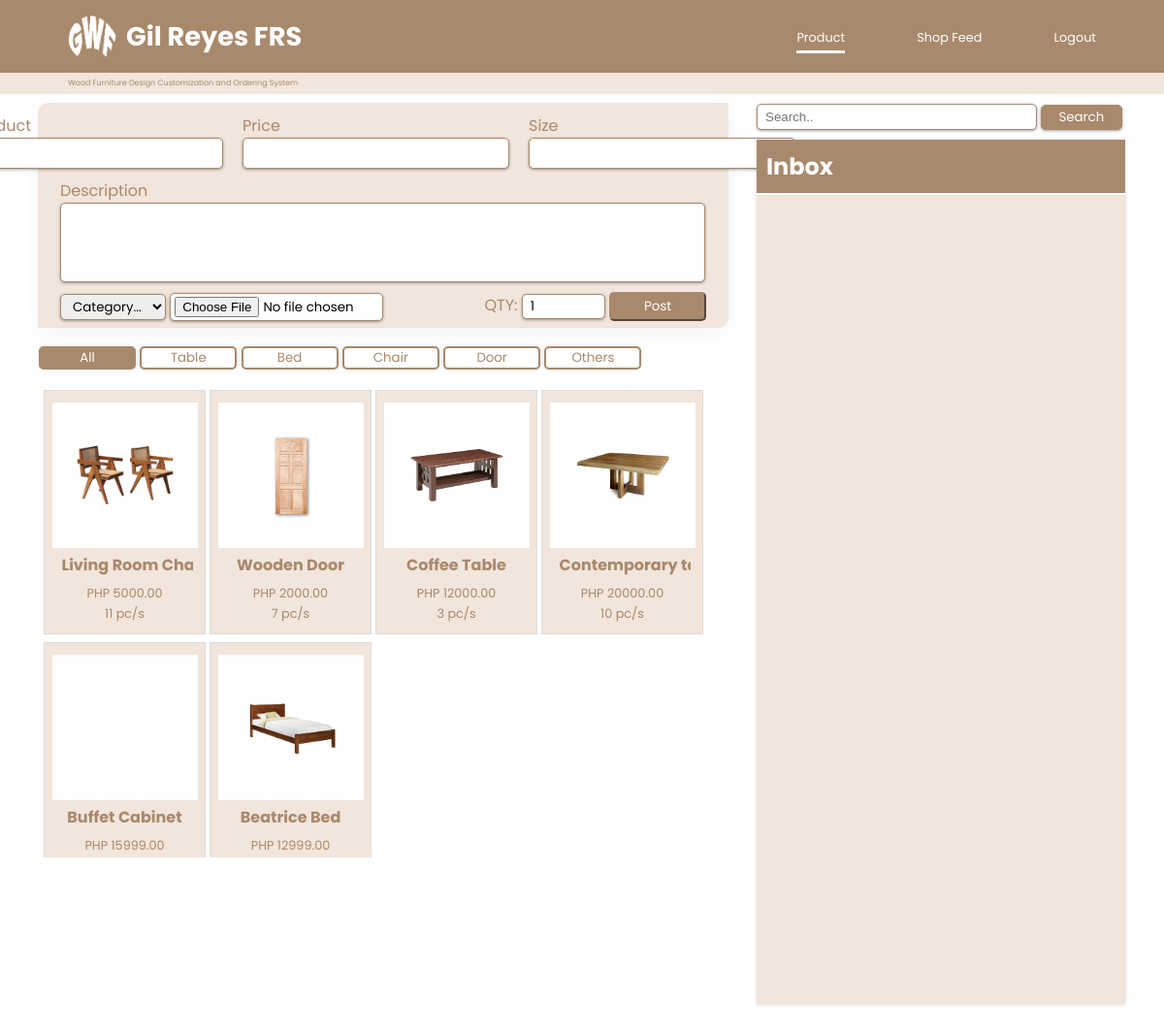
Page /src/sys-admin/product-page/adminProduct.php (signed in) on the earlier database version.
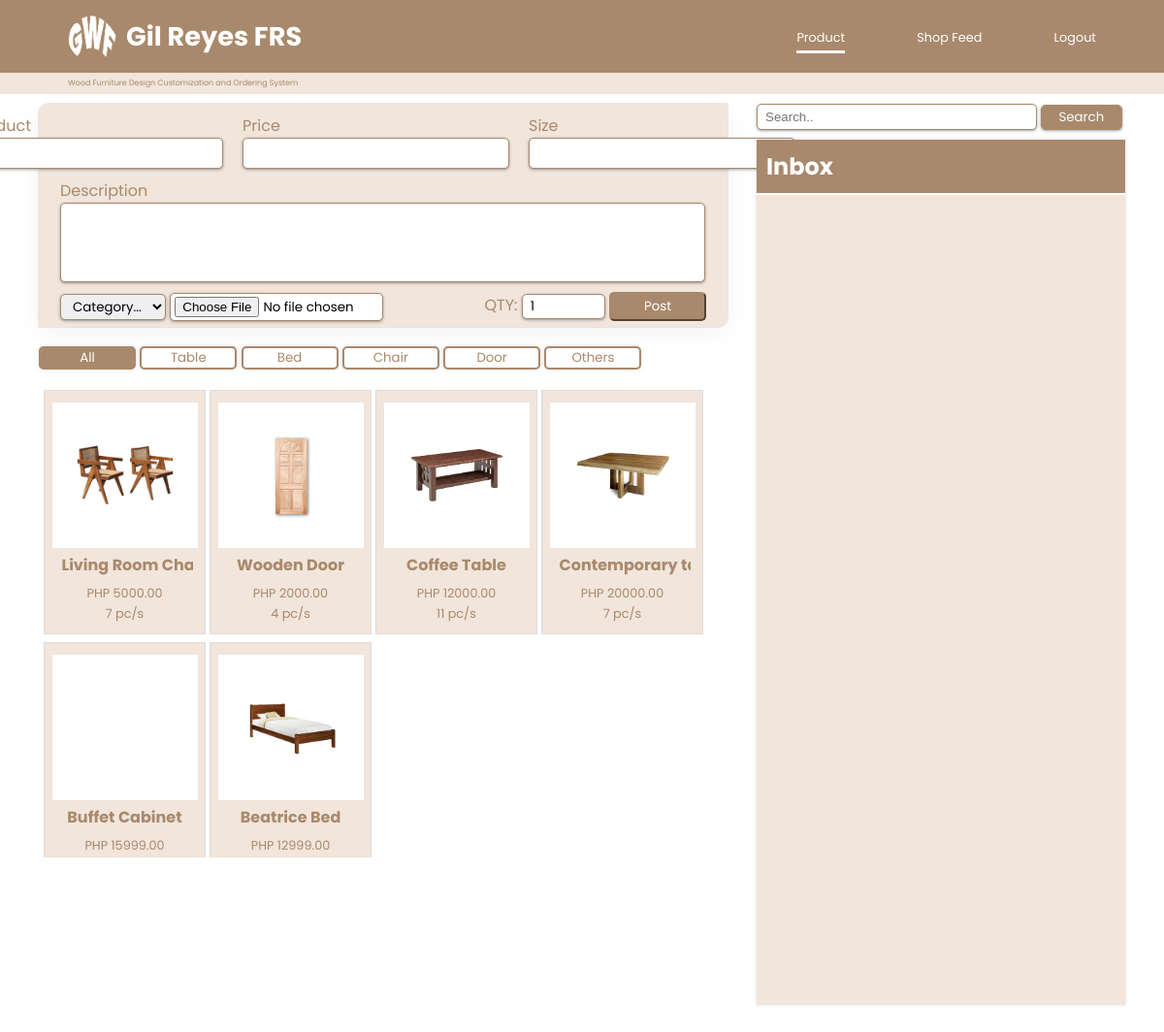
Same page on the later database version.
### tables this page shows
CREATE TABLE `tb_product` (
  `id` int(11) NOT NULL,
  `product_name` varchar(50) NOT NULL,
  `price` int(20) NOT NULL,
  `size` varchar(15) NOT NULL,
  `p_description` text NOT NULL,
  `category` varchar(20) NOT NULL,
  `quantity` int(255) NOT NULL,
  `product_img` varchar(255) NOT NULL
);

### src/php-database/product-display.php (called while the page is built)
<?php
    require_once 'dbconnect.php';
    $query = "SELECT * FROM tb_product ORDER BY id DESC";
    $result = mysqli_query($conn, $query);
?>

### src/sys-admin/product-page/adminProduct.php (the view, shortened to what this page needs)
<?php include '../../php-database/admin-session.php'; ?>
<!DOCTYPE html>
<html lang="en">
<head>
    <link rel="stylesheet" href="adminProduct.css?v=<?php echo time(); ?>">
</head>
<body>
    <header>
        <div class="app-name">
            <a href="">
                <img src="../../../image/logo.png" alt="">
                <h1>Gil Reyes FRS</h1>
            </a>
        </div>
        <nav>
            <a class="a" href="" style="border-bottom: 3px solid white; padding-bottom: 5px;">Product</a>
            <a class="a" href="../feed-profile-page/adminProfile.php">Shop Feed</a>
            <a class="a" href="../../php-database/admin-logout.php">Logout</a>
        </nav>
    </header>
    <div class="divider">
        <p>Wood Furniture Design Customization and Ordering System</p>
    </div>
    <main>
        <div class="container">
            <section class="product-cont">
                <div class="addItem-cont">
                    <form action="admin-addProduct.php" method="POST" enctype="multipart/form-data">
                        <div class="pps">
                            <div class="prod-input first">
                                <label for="product">Product</label>
                                <input type="text" name="product_name" id="product" required>
                            </div>
                            <div class="price-input first">
                                <label for="price">Price</label>
                                <input type="text" name="price" id="price" required>
                            </div>
                            <div class="size first">
                                <label for="size">Size</label>
                                <input type="text" name="size" id="size" required>
                            </div>
                        </div>
                        <div class="description">
                            <label for="description">Description</label>
                            <textarea name="p_description" id="description" cols="30" rows="3"></textarea>
                        </div>
                        <div class="sib">
                            <div class="sel-img">
                                <select name="category" class="select" required>
                                    <option value="" selected>Category...</option>
                                </select>
                                <input type="file" id="myfile" name="product_img" accept="image/*" style="color: #000000;" required>
                            </div>
                            <div class="submit">
                                <label for="quantity">QTY:</label>
                                <input type="number" name="quantity" id="quantity" value="1" min="1" max="30">
                                <button type="submit">Post</button>
                            </div>
                        </div>
                    </form>
                </div>
                <div class="category">
                    <button class="active">All</button>
                    <button onclick="window.location.href='product-category/table.php';">Table</button>
                    <button onclick="window.location.href='product-category/bed.php';">Bed</button>
                    <button onclick="window.location.href='product-category/chair.php';">Chair</button>
                    <button onclick="window.location.href='product-category/door.php';">Door</button>
                    <button onclick="window.location.href='product-category/others.php';">Others</button>
                </div>
                <div class="product">
                    <?php
                        include '../../php-database/product-display.php';
                    ?>
                    <div class="display-div">
                        <?php
                            while ($row = mysqli_fetch_assoc($result))
                            {
                            ?>
                                <div class="prod-display" onclick="window.location.href='edit-product.php?id=<?php echo $row['id']; ?>';">
                                    <div class="prod-img">
                                        <img src="<?php echo $row['product_img']; ?>" alt="" width="100px">
                                    </div>
                                    <div class="pname">
                                        <h4><?php echo $row['product_name']; ?></h3>
                                    </div>
                                    <p>PHP <?php echo $row['price']; ?>.00</p>
                                    <p><?php echo $row['quantity']; ?> pc/s</p>
                                </div>
                        <?php
                            }
                        ?>
                    </div>
                </div>
            </section>
            <section class="inbox-cont">
                <div class="search-bar">
                    <form action="../product-search/product-search.php" method=POST>
                        <input type="text" placeholder="Search.." name="product_name" required>
                        <button type="submit" name="search">Search</button>
                    </form>
                </div>
                <div class="inbox">
                    <div class="inbox-header">
                        <h2>Inbox</h2>
                    </div>
                    <div class="inbox-message-cont" id="inbox-message-cont">
                    </div>
                </div>
            </section>
        </div>
    </main>
</body>
</html>

Differences in the rows shown:
changed tb_product "Living Room…": quantity "11" → "7"
changed tb_product "Wooden Door": quantity "7" → "4"
changed tb_product "Coffee Table": quantity "3" → "11"
changed tb_product "Contemporary…": quantity "10" → "7"
